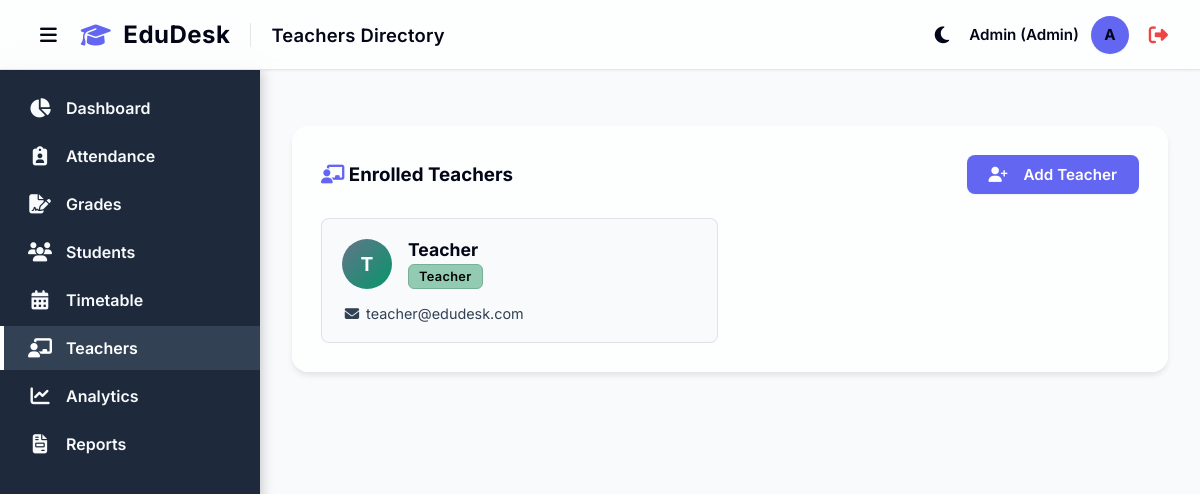
The app's page /teachers (signed in), older data.
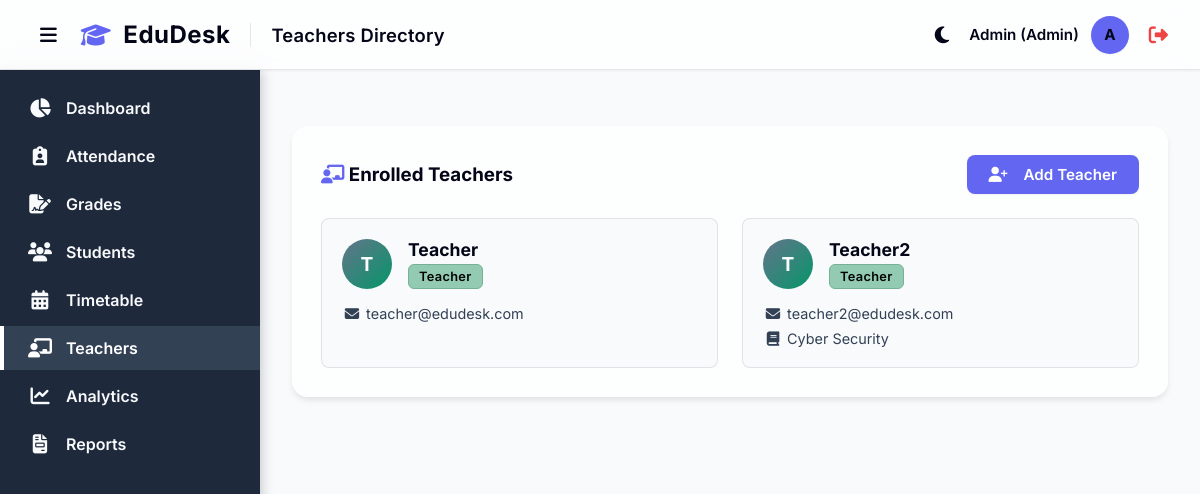
The same page, newer data.
### models.py (models this page shows)
class User(UserMixin, db.Model):
    id = db.Column(db.Integer, primary_key=True)
    name = db.Column(db.String(100), nullable=False)
    email = db.Column(db.String(120), unique=True, nullable=False)
    password_hash = db.Column(db.String(256), nullable=False)
    role = db.Column(db.String(20), nullable=False, default='Teacher') # 'Admin' or 'Teacher'
    subject_id = db.Column(db.Integer, db.ForeignKey('subject.id'), nullable=True)
    subject = db.relationship('Subject', foreign_keys=[subject_id], backref='users_as_teachers')

class Subject(db.Model):
    id = db.Column(db.Integer, primary_key=True)
    code = db.Column(db.String(20), unique=True, nullable=False)
    name = db.Column(db.String(100), nullable=False)
    credits = db.Column(db.Integer, nullable=False, default=3)
    teacher_id = db.Column(db.Integer, db.ForeignKey('user.id'), nullable=True) # Reference to User (Teacher)
    teacher = db.relationship('User', foreign_keys=[teacher_id], backref='subjects')
    attendances = db.relationship('Attendance', backref='subject', lazy=True)
    grades = db.relationship('Grade', backref='subject', lazy=True)
    timetables = db.relationship('Timetable', backref='subject', lazy=True)

### app.py (the view)
@app.route('/teachers')
@login_required
def teachers():
    if current_user.role != 'Admin':
        flash('Access Denied: Only Admins can view teachers.', 'error')
        return redirect(url_for('dashboard'))
    all_teachers = User.query.filter_by(role='Teacher').all()
    subjects = Subject.query.all()
    return render_template('teachers.html', teachers=all_teachers, subjects=subjects)

### app.py (called while the page is built)
@login_manager.user_loader
def load_user(user_id):
    return User.query.get(int(user_id))

### templates/teachers.html (shortened to what this page needs)
{% extends 'base.html' %}
{% block page_title %}Teachers Directory{% endblock %}
{% block content %}
<div class="card">
    <div style="display: flex; justify-content: space-between; align-items: center; margin-bottom: 24px;">
        <h3><i class="fa-solid fa-chalkboard-user" style="color: var(--primary-color);"></i> Enrolled Teachers</h3>
        <button class="btn btn-primary" onclick="document.getElementById('addTeacherForm').style.display='block'"><i class="fa-solid fa-user-plus" style="margin-right: 8px;"></i> Add Teacher</button>
    </div>
    <div style="display: grid; grid-template-columns: repeat(auto-fill, minmax(300px, 1fr)); gap: 24px;">
        {% for teacher in teachers %}
        <div style="border: 1px solid var(--border-color); border-radius: 8px; padding: 20px; transition: var(--transition); background: var(--bg-color); border: 1px solid var(--border-color);" onmouseover="this.style.boxShadow='var(--shadow-md)'; this.style.transform='translateY(-2px)';" onmouseout="this.style.boxShadow='none'; this.style.transform='none';">
            <div style="display: flex; align-items: center; gap: 16px; margin-bottom: 16px;">
                <div style="width: 50px; height: 50px; border-radius: 50%; background: linear-gradient(135deg, var(--secondary-color) 0%, #059669 100%); color: white; display: flex; justify-content: center; align-items: center; font-size: 1.2rem; font-weight: bold;">
                    {{ teacher.name[0] | upper }}
                </div>
                <div>
                    <h4 style="margin: 0; font-size: 1.1rem; color: var(--text-main);">{{ teacher.name }}</h4>
                    <span class="grade-badge grade-high" style="margin-top: 4px;">{{ teacher.role }}</span>
                </div>
            </div>
            <div style="font-size: 0.9rem; color: var(--text-muted); display: grid; gap: 8px;">
                <div><i class="fa-solid fa-envelope" style="width: 20px; text-align: center;"></i> {{ teacher.email }}</div>
                {% if teacher.subject %}
                <div><i class="fa-solid fa-book" style="width: 20px; text-align: center;"></i> {{ teacher.subject.name }}</div>
                {% endif %}
            </div>
        </div>
        {% else %}
        <p style="color: var(--text-muted); grid-column: 1 / -1; text-align: center;">No teachers found in the database.</p>
        {% endfor %}
    </div>
</div>
{% endblock %}

### templates/base.html (shortened to what this page needs)
<!DOCTYPE html>
<html lang="en">
<head>
    <link rel="stylesheet" href="https://cdnjs.cloudflare.com/ajax/libs/font-awesome/6.4.0/css/all.min.css">
    <link rel="stylesheet" href="{{ url_for('static', filename='css/style.css') }}">
</head>
<body>
    <header class="topbar">
        <div style="display: flex; align-items: center; gap: 16px;">
            <button id="sidebarToggle" class="btn btn-theme-toggle" aria-label="Toggle Sidebar"
                style="background: transparent; border: none; color: var(--text-main); font-size: 1.2rem; cursor: pointer; display: flex; align-items: center; padding: 4px 8px;">
                <i class="fa-solid fa-bars"></i>
            </button>
            <div class="brand-header"
                style="display: flex; align-items: center; gap: 12px; font-size: 1.5rem; font-weight: 700; color: var(--text-main); letter-spacing: 0.5px;">
                <i class="fa-solid fa-graduation-cap" style="color: var(--primary-color);"></i>
                <span>EduDesk</span>
            </div>
            <h1 class="page-title" style="margin: 0;">{% block page_title %}Dashboard{% endblock %}</h1>
        </div>
        <div class="user-profile" style="display: flex; align-items: center; gap: 12px;">
            <button id="themeToggle" class="btn btn-theme-toggle" aria-label="Toggle Theme"
                style="background: transparent; border: none; color: var(--text-main); font-size: 1.2rem; cursor: pointer; display: flex; align-items: center; padding: 4px 8px;">
                <i class="fa-solid fa-moon"></i>
            </button>
            <span>{{ current_user.name }} ({{ current_user.role }})</span>
            <div class="avatar">{{ current_user.name[0] | upper if current_user.name else 'U' }}</div>
            <a href="{{ url_for('logout') }}" title="Logout"
                style="color: #ef4444; font-size: 1.2rem; margin-left: 8px;"><i
                    class="fa-solid fa-right-from-bracket"></i></a>
        </div>
    </header>
    <div class="layout-wrapper" style="display: flex; flex: 1;">
        <aside class="sidebar">
            <ul class="nav-links" style="padding-top: 16px;">
                <li class="nav-item">
                    <a href="{{ url_for('dashboard') }}"
                        class="nav-link {% if request.endpoint == 'dashboard' %}active{% endif %}">
                        <i class="fa-solid fa-chart-pie"></i>
                        <span>Dashboard</span>
                    </a>
                </li>
                <li class="nav-item">
                    <a href="{{ url_for('attendance') }}"
                        class="nav-link {% if request.endpoint == 'attendance' %}active{% endif %}">
                        <i class="fa-solid fa-clipboard-user"></i>
                        <span>Attendance</span>
                    </a>
                </li>
                <li class="nav-item">
                    <a href="{{ url_for('grades') }}"
                        class="nav-link {% if request.endpoint == 'grades' %}active{% endif %}">
                        <i class="fa-solid fa-file-signature"></i>
                        <span>Grades</span>
                    </a>
                </li>
                <li class="nav-item">
                    <a href="{{ url_for('students') }}"
                        class="nav-link {% if request.endpoint == 'students' %}active{% endif %}">
                        <i class="fa-solid fa-users"></i>
                        <span>Students</span>
                    </a>
                </li>
                <li class="nav-item">
                    <a href="{{ url_for('timetable') }}"
                        class="nav-link {% if request.endpoint == 'timetable' %}active{% endif %}">
                        <i class="fa-solid fa-calendar-days"></i>
                        <span>Timetable</span>
                    </a>
                </li>
                {% if current_user.role == 'Admin' %}
                <li class="nav-item">
                    <a href="{{ url_for('teachers') }}"
                        class="nav-link {% if request.endpoint == 'teachers' %}active{% endif %}">
                        <i class="fa-solid fa-chalkboard-user"></i>
                        <span>Teachers</span>
                    </a>
                </li>
                {% endif %}
                <li class="nav-item">
                    <a href="{{ url_for('analytics') }}"
                        class="nav-link {% if request.endpoint == 'analytics' %}active{% endif %}">
                        <i class="fa-solid fa-chart-line"></i>
                        <span>Analytics</span>
                    </a>
                </li>
                <li class="nav-item">
                    <a href="{{ url_for('reports') }}"
                        class="nav-link {% if request.endpoint == 'reports' %}active{% endif %}">
                        <i class="fa-solid fa-file-invoice"></i>
                        <span>Reports</span>
                    </a>
                </li>
            </ul>
        </aside>
        <main class="main-content">
            <div class="content-wrapper">
                {% block content %}
                {% endblock %}
            </div>
        </main>
    </div>
</body>
</html>

### static/css/style.css (style rules this page uses)
:root { --primary-color: #6366f1; --primary-hover: #4f46e5; --secondary-color: #64748b; --bg-color: #f8fafc; --sidebar-bg: #1e293b; --sidebar-text: #f8fafc; --sidebar-hover: #334155; --sidebar-active-text: #ffffff; --card-bg: rgba(255, 255, 255, 0.7); --card-border: rgba(255, 255, 255, 0.5); --text-main: #020617; --text-muted: #334155; --border-color: rgba(15, 23, 42, 0.1); --shadow-sm: 0 1px 2px rgba(0, 0, 0, 0.05); --shadow-md: 0 4px 6px -1px rgba(0, 0, 0, 0.1); --shadow-lg: 0 10px 15px -3px rgba(0, 0, 0, 0.1); --shadow-float: 0 20px 25px -5px rgba(0, 0, 0, 0.15); --transition: all 0.3s cubic-bezier(0.25, 0.8, 0.25, 1); }
.content-wrapper { animation: pageFadeIn 0.5s ease-out forwards; }
* { margin: 0; padding: 0; box-sizing: border-box; font-family: 'Inter', 'Segoe UI', system-ui, -apple-system, sans-serif; -webkit-font-smoothing: antialiased; -moz-osx-font-smoothing: grayscale; }
body { background-color: var(--bg-color); color: var(--text-main); display: flex; flex-direction: column; min-height: 100vh; }
.sidebar { width: 260px; background-color: var(--sidebar-bg); color: var(--sidebar-text); display: flex; flex-direction: column; box-shadow: 2px 0 12px rgba(0, 0, 0, 0.2); z-index: 10; }
.nav-links { list-style: none; padding: 24px 0; flex: 1; }
.nav-item { margin-bottom: 4px; }
.nav-link { display: flex; align-items: center; padding: 12px 24px; color: var(--sidebar-text); text-decoration: none; font-weight: 600; transition: var(--transition); gap: 14px; border-left: 4px solid transparent; }
.nav-link.active { background-color: var(--sidebar-hover); border-left-color: var(--sidebar-active-text); color: var(--sidebar-active-text); }
.nav-link i { font-size: 1.2rem; width: 24px; text-align: center; }
.main-content { flex: 1; display: flex; flex-direction: column; overflow-y: auto; }
.topbar { height: 70px; background-color: var(--card-bg); backdrop-filter: blur(12px); -webkit-backdrop-filter: blur(12px); display: flex; align-items: center; justify-content: space-between; padding: 0 32px; box-shadow: var(--shadow-sm); border-bottom: 1px solid var(--border-color); z-index: 50; position: sticky; top: 0; }
.page-title { font-size: 1.15rem; font-weight: 600; color: var(--text-main); letter-spacing: 0.2px; }
.user-profile { display: flex; align-items: center; gap: 12px; font-size: 0.95rem; font-weight: 600; color: var(--text-main); }
.avatar { width: 38px; height: 38px; border-radius: 50%; background-color: var(--primary-color); color: dark; display: flex; align-items: center; justify-content: center; font-weight: bold; box-shadow: var(--shadow-sm); }
.content-wrapper { padding: 32px; }
.card { background-color: var(--card-bg); backdrop-filter: blur(12px); -webkit-backdrop-filter: blur(12px); border-radius: 16px; padding: 28px; box-shadow: var(--shadow-md); border: 1px solid var(--card-border); transition: var(--transition); color: var(--text-main); }
.btn { display: inline-flex; align-items: center; justify-content: center; padding: 10px 22px; border-radius: 8px; font-weight: 600; cursor: pointer; border: none; transition: var(--transition); text-decoration: none; font-size: 0.95rem; gap: 8px; }
.btn-primary { background-color: var(--primary-color); color: #ffffff; box-shadow: var(--shadow-sm); }
.grade-badge { display: inline-flex; align-items: center; justify-content: center; padding: 4px 10px; border-radius: 6px; font-weight: 600; font-size: 0.8rem; letter-spacing: 0.3px; }
.grade-high { background-color: #92CBB2; color: #030303; border: 1px solid #78B097; }

Row changes from the older to the newer data that the page shows:
added User: name "T", name "Teacher2", role "Teacher", email "teacher2@edudesk.com", subject.name "Cyber Security"
